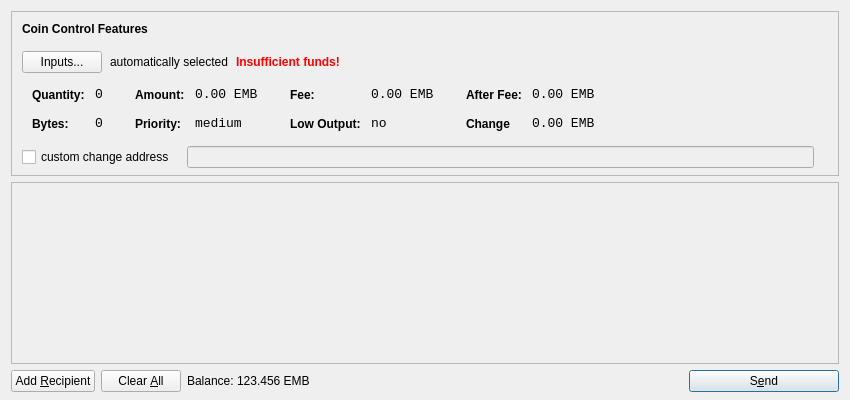
<?xml version="1.0" encoding="UTF-8"?>
<ui version="4.0">
 <class>SendCoinsDialog</class>
 <widget class="QDialog" name="SendCoinsDialog">
  <property name="geometry">
   <rect>
    <x>0</x>
    <y>0</y>
    <width>850</width>
    <height>400</height>
   </rect>
  </property>
  <property name="windowTitle">
   <string>Send Coins</string>
  </property>
  <layout class="QVBoxLayout" name="verticalLayout" stretch="0,1,0">
   <property name="bottomMargin">
    <number>8</number>
   </property>
   <item>
    <widget class="QFrame" name="frameCoinControl">
     <property name="sizePolicy">
      <sizepolicy hsizetype="Expanding" vsizetype="Expanding">
       <horstretch>0</horstretch>
       <verstretch>0</verstretch>
      </sizepolicy>
     </property>
     <property name="maximumSize">
      <size>
       <width>16777215</width>
       <height>16777215</height>
      </size>
     </property>
     <property name="frameShape">
      <enum>QFrame::StyledPanel</enum>
     </property>
     <property name="frameShadow">
      <enum>QFrame::Sunken</enum>
     </property>
     <layout class="QVBoxLayout" name="verticalLayoutCoinControl2">
      <property name="spacing">
       <number>-1</number>
      </property>
      <property name="leftMargin">
       <number>0</number>
      </property>
      <property name="topMargin">
       <number>0</number>
      </property>
      <property name="rightMargin">
       <number>0</number>
      </property>
      <property name="bottomMargin">
       <number>6</number>
      </property>
      <item>
       <layout class="QVBoxLayout" name="verticalLayoutCoinControl" stretch="0,0,0,0,1">
        <property name="spacing">
         <number>0</number>
        </property>
        <property name="leftMargin">
         <number>10</number>
        </property>
        <property name="topMargin">
         <number>10</number>
        </property>
        <item>
         <layout class="QHBoxLayout" name="horizontalLayoutCoinControl1">
          <property name="bottomMargin">
           <number>15</number>
          </property>
          <item>
           <widget class="QLabel" name="labelCoinControlFeatures">
            <property name="sizePolicy">
             <sizepolicy hsizetype="Preferred" vsizetype="Maximum">
              <horstretch>0</horstretch>
              <verstretch>0</verstretch>
             </sizepolicy>
            </property>
            <property name="font">
             <font>
              <weight>75</weight>
              <bold>true</bold>
             </font>
            </property>
            <property name="styleSheet">
             <string notr="true">font-weight:bold;</string>
            </property>
            <property name="text">
             <string>Coin Control Features</string>
            </property>
           </widget>
          </item>
         </layout>
        </item>
        <item>
         <layout class="QHBoxLayout" name="horizontalLayoutCoinControl2" stretch="0,0,0,0">
          <property name="spacing">
           <number>8</number>
          </property>
          <property name="bottomMargin">
           <number>10</number>
          </property>
          <item>
           <widget class="QPushButton" name="pushButtonCoinControl">
            <property name="styleSheet">
             <string notr="true"/>
            </property>
            <property name="text">
             <string>Inputs...</string>
            </property>
           </widget>
          </item>
          <item>
           <widget class="QLabel" name="labelCoinControlAutomaticallySelected">
            <property name="text">
             <string>automatically selected</string>
            </property>
            <property name="margin">
             <number>5</number>
            </property>
           </widget>
          </item>
          <item>
           <widget class="QLabel" name="labelCoinControlInsuffFunds">
            <property name="font">
             <font>
              <weight>75</weight>
              <bold>true</bold>
             </font>
            </property>
            <property name="styleSheet">
             <string notr="true">color:red;font-weight:bold;</string>
            </property>
            <property name="text">
             <string>Insufficient funds!</string>
            </property>
            <property name="margin">
             <number>5</number>
            </property>
           </widget>
          </item>
          <item>
           <spacer name="horizontalSpacerCoinControl">
            <property name="orientation">
             <enum>Qt::Horizontal</enum>
            </property>
            <property name="sizeHint" stdset="0">
             <size>
              <width>40</width>
              <height>1</height>
             </size>
            </property>
           </spacer>
          </item>
         </layout>
        </item>
        <item>
         <widget class="QWidget" name="widgetCoinControl" native="true">
          <property name="sizePolicy">
           <sizepolicy hsizetype="Preferred" vsizetype="Preferred">
            <horstretch>0</horstretch>
            <verstretch>0</verstretch>
           </sizepolicy>
          </property>
          <property name="minimumSize">
           <size>
            <width>0</width>
            <height>0</height>
           </size>
          </property>
          <property name="styleSheet">
           <string notr="true"/>
          </property>
          <layout class="QHBoxLayout" name="horizontalLayoutCoinControl5">
           <property name="margin">
            <number>0</number>
           </property>
           <item>
            <layout class="QHBoxLayout" name="horizontalLayoutCoinControl3" stretch="0,0,0,1">
             <property name="spacing">
              <number>20</number>
             </property>
             <property name="topMargin">
              <number>0</number>
             </property>
             <property name="bottomMargin">
              <number>10</number>
             </property>
             <item>
              <layout class="QFormLayout" name="formLayoutCoinControl1">
               <property name="horizontalSpacing">
                <number>10</number>
               </property>
               <property name="verticalSpacing">
                <number>14</number>
               </property>
               <property name="leftMargin">
                <number>10</number>
               </property>
               <property name="topMargin">
                <number>4</number>
               </property>
               <property name="rightMargin">
                <number>6</number>
               </property>
               <item row="0" column="0">
                <widget class="QLabel" name="labelCoinControlQuantityText">
                 <property name="styleSheet">
                  <string notr="true">font-weight:bold;</string>
                 </property>
                 <property name="text">
                  <string>Quantity:</string>
                 </property>
                 <property name="margin">
                  <number>0</number>
                 </property>
                </widget>
               </item>
               <item row="0" column="1">
                <widget class="QLabel" name="labelCoinControlQuantity">
                 <property name="font">
                  <font>
                   <family>Monospace</family>
                   <pointsize>10</pointsize>
                  </font>
                 </property>
                 <property name="cursor">
                  <cursorShape>IBeamCursor</cursorShape>
                 </property>
                 <property name="contextMenuPolicy">
                  <enum>Qt::ActionsContextMenu</enum>
                 </property>
                 <property name="text">
                  <string>0</string>
                 </property>
                 <property name="margin">
                  <number>0</number>
                 </property>
                 <property name="textInteractionFlags">
                  <set>Qt::LinksAccessibleByMouse|Qt::TextSelectableByKeyboard|Qt::TextSelectableByMouse</set>
                 </property>
                </widget>
               </item>
               <item row="1" column="0">
                <widget class="QLabel" name="labelCoinControlBytesText">
                 <property name="styleSheet">
                  <string notr="true">font-weight:bold;</string>
                 </property>
                 <property name="text">
                  <string>Bytes:</string>
                 </property>
                </widget>
               </item>
               <item row="1" column="1">
                <widget class="QLabel" name="labelCoinControlBytes">
                 <property name="font">
                  <font>
                   <family>Monospace</family>
                   <pointsize>10</pointsize>
                  </font>
                 </property>
                 <property name="cursor">
                  <cursorShape>IBeamCursor</cursorShape>
                 </property>
                 <property name="contextMenuPolicy">
                  <enum>Qt::ActionsContextMenu</enum>
                 </property>
                 <property name="text">
                  <string>0</string>
                 </property>
                 <property name="textInteractionFlags">
                  <set>Qt::LinksAccessibleByMouse|Qt::TextSelectableByKeyboard|Qt::TextSelectableByMouse</set>
                 </property>
                </widget>
               </item>
              </layout>
             </item>
             <item>
              <layout class="QFormLayout" name="formLayoutCoinControl2">
               <property name="horizontalSpacing">
                <number>10</number>
               </property>
               <property name="verticalSpacing">
                <number>14</number>
               </property>
               <property name="leftMargin">
                <number>6</number>
               </property>
               <property name="topMargin">
                <number>4</number>
               </property>
               <property name="rightMargin">
                <number>6</number>
               </property>
               <item row="0" column="0">
                <widget class="QLabel" name="labelCoinControlAmountText">
                 <property name="styleSheet">
                  <string notr="true">font-weight:bold;</string>
                 </property>
                 <property name="text">
                  <string>Amount:</string>
                 </property>
                 <property name="margin">
                  <number>0</number>
                 </property>
                </widget>
               </item>
               <item row="0" column="1">
                <widget class="QLabel" name="labelCoinControlAmount">
                 <property name="font">
                  <font>
                   <family>Monospace</family>
                   <pointsize>10</pointsize>
                  </font>
                 </property>
                 <property name="cursor">
                  <cursorShape>IBeamCursor</cursorShape>
                 </property>
                 <property name="contextMenuPolicy">
                  <enum>Qt::ActionsContextMenu</enum>
                 </property>
                 <property name="text">
                  <string notr="true">0.00 EMB</string>
                 </property>
                 <property name="textInteractionFlags">
                  <set>Qt::LinksAccessibleByMouse|Qt::TextSelectableByKeyboard|Qt::TextSelectableByMouse</set>
                 </property>
                </widget>
               </item>
               <item row="1" column="0">
                <widget class="QLabel" name="labelCoinControlPriorityText">
                 <property name="styleSheet">
                  <string notr="true">font-weight:bold;</string>
                 </property>
                 <property name="text">
                  <string>Priority:</string>
                 </property>
                </widget>
               </item>
               <item row="1" column="1">
                <widget class="QLabel" name="labelCoinControlPriority">
                 <property name="font">
                  <font>
                   <family>Monospace</family>
                   <pointsize>10</pointsize>
                  </font>
                 </property>
                 <property name="cursor">
                  <cursorShape>IBeamCursor</cursorShape>
                 </property>
                 <property name="contextMenuPolicy">
                  <enum>Qt::ActionsContextMenu</enum>
                 </property>
                 <property name="text">
                  <string>medium</string>
                 </property>
                 <property name="textInteractionFlags">
                  <set>Qt::LinksAccessibleByMouse|Qt::TextSelectableByKeyboard|Qt::TextSelectableByMouse</set>
                 </property>
                </widget>
               </item>
              </layout>
             </item>
             <item>
              <layout class="QFormLayout" name="formLayoutCoinControl3">
               <property name="horizontalSpacing">
                <number>10</number>
               </property>
               <property name="verticalSpacing">
                <number>14</number>
               </property>
               <property name="leftMargin">
                <number>6</number>
               </property>
               <property name="topMargin">
                <number>4</number>
               </property>
               <property name="rightMargin">
                <number>6</number>
               </property>
               <item row="0" column="0">
                <widget class="QLabel" name="labelCoinControlFeeText">
                 <property name="styleSheet">
                  <string notr="true">font-weight:bold;</string>
                 </property>
                 <property name="text">
                  <string>Fee:</string>
                 </property>
                 <property name="margin">
                  <number>0</number>
                 </property>
                </widget>
               </item>
               <item row="0" column="1">
                <widget class="QLabel" name="labelCoinControlFee">
                 <property name="font">
                  <font>
                   <family>Monospace</family>
                   <pointsize>10</pointsize>
                  </font>
                 </property>
                 <property name="cursor">
                  <cursorShape>IBeamCursor</cursorShape>
                 </property>
                 <property name="contextMenuPolicy">
                  <enum>Qt::ActionsContextMenu</enum>
                 </property>
                 <property name="text">
                  <string notr="true">0.00 EMB</string>
                 </property>
                 <property name="textInteractionFlags">
                  <set>Qt::LinksAccessibleByMouse|Qt::TextSelectableByKeyboard|Qt::TextSelectableByMouse</set>
                 </property>
                </widget>
               </item>
               <item row="1" column="0">
                <widget class="QLabel" name="labelCoinControlLowOutputText">
                 <property name="styleSheet">
                  <string notr="true">font-weight:bold;</string>
                 </property>
                 <property name="text">
                  <string>Low Output:</string>
                 </property>
                </widget>
               </item>
               <item row="1" column="1">
                <widget class="QLabel" name="labelCoinControlLowOutput">
                 <property name="font">
                  <font>
                   <family>Monospace</family>
                   <pointsize>10</pointsize>
                  </font>
                 </property>
                 <property name="cursor">
                  <cursorShape>IBeamCursor</cursorShape>
                 </property>
                 <property name="contextMenuPolicy">
                  <enum>Qt::ActionsContextMenu</enum>
                 </property>
                 <property name="text">
                  <string>no</string>
                 </property>
                 <property name="textInteractionFlags">
                  <set>Qt::LinksAccessibleByMouse|Qt::TextSelectableByKeyboard|Qt::TextSelectableByMouse</set>
                 </property>
                </widget>
               </item>
              </layout>
             </item>
             <item>
              <layout class="QFormLayout" name="formLayoutCoinControl4">
               <property name="horizontalSpacing">
                <number>10</number>
               </property>
               <property name="verticalSpacing">
                <number>14</number>
               </property>
               <property name="leftMargin">
                <number>6</number>
               </property>
               <property name="topMargin">
                <number>4</number>
               </property>
               <property name="rightMargin">
                <number>6</number>
               </property>
               <item row="0" column="0">
                <widget class="QLabel" name="labelCoinControlAfterFeeText">
                 <property name="styleSheet">
                  <string notr="true">font-weight:bold;</string>
                 </property>
                 <property name="text">
                  <string>After Fee:</string>
                 </property>
                 <property name="margin">
                  <number>0</number>
                 </property>
                </widget>
               </item>
               <item row="0" column="1">
                <widget class="QLabel" name="labelCoinControlAfterFee">
                 <property name="font">
                  <font>
                   <family>Monospace</family>
                   <pointsize>10</pointsize>
                  </font>
                 </property>
                 <property name="cursor">
                  <cursorShape>IBeamCursor</cursorShape>
                 </property>
                 <property name="contextMenuPolicy">
                  <enum>Qt::ActionsContextMenu</enum>
                 </property>
                 <property name="text">
                  <string notr="true">0.00 EMB</string>
                 </property>
                 <property name="textInteractionFlags">
                  <set>Qt::LinksAccessibleByMouse|Qt::TextSelectableByKeyboard|Qt::TextSelectableByMouse</set>
                 </property>
                </widget>
               </item>
               <item row="1" column="0">
                <widget class="QLabel" name="labelCoinControlChangeText">
                 <property name="styleSheet">
                  <string notr="true">font-weight:bold;</string>
                 </property>
                 <property name="text">
                  <string>Change</string>
                 </property>
                </widget>
               </item>
               <item row="1" column="1">
                <widget class="QLabel" name="labelCoinControlChange">
                 <property name="font">
                  <font>
                   <family>Monospace</family>
                   <pointsize>10</pointsize>
                  </font>
                 </property>
                 <property name="cursor">
                  <cursorShape>IBeamCursor</cursorShape>
                 </property>
                 <property name="contextMenuPolicy">
                  <enum>Qt::ActionsContextMenu</enum>
                 </property>
                 <property name="text">
                  <string notr="true">0.00 EMB</string>
                 </property>
                 <property name="textInteractionFlags">
                  <set>Qt::LinksAccessibleByMouse|Qt::TextSelectableByKeyboard|Qt::TextSelectableByMouse</set>
                 </property>
                </widget>
               </item>
              </layout>
             </item>
            </layout>
           </item>
          </layout>
         </widget>
        </item>
        <item>
         <layout class="QHBoxLayout" name="horizontalLayoutCoinControl4" stretch="0,0,0">
          <property name="spacing">
           <number>12</number>
          </property>
          <property name="sizeConstraint">
           <enum>QLayout::SetDefaultConstraint</enum>
          </property>
          <property name="topMargin">
           <number>5</number>
          </property>
          <property name="rightMargin">
           <number>5</number>
          </property>
          <item>
           <widget class="QCheckBox" name="checkBoxCoinControlChange">
            <property name="text">
             <string>custom change address</string>
            </property>
           </widget>
          </item>
          <item>
           <widget class="QLineEdit" name="lineEditCoinControlChange">
            <property name="enabled">
             <bool>false</bool>
            </property>
            <property name="sizePolicy">
             <sizepolicy hsizetype="Expanding" vsizetype="Fixed">
              <horstretch>0</horstretch>
              <verstretch>0</verstretch>
             </sizepolicy>
            </property>
           </widget>
          </item>
          <item>
           <widget class="QLabel" name="labelCoinControlChangeLabel">
            <property name="sizePolicy">
             <sizepolicy hsizetype="Preferred" vsizetype="Expanding">
              <horstretch>0</horstretch>
              <verstretch>0</verstretch>
             </sizepolicy>
            </property>
            <property name="minimumSize">
             <size>
              <width>0</width>
              <height>0</height>
             </size>
            </property>
            <property name="text">
             <string/>
            </property>
            <property name="margin">
             <number>3</number>
            </property>
           </widget>
          </item>
         </layout>
        </item>
        <item>
         <spacer name="verticalSpacerCoinControl">
          <property name="orientation">
           <enum>Qt::Vertical</enum>
          </property>
          <property name="sizeHint" stdset="0">
           <size>
            <width>800</width>
            <height>1</height>
           </size>
          </property>
         </spacer>
        </item>
       </layout>
      </item>
     </layout>
    </widget>
   </item>
   <item>
    <widget class="QScrollArea" name="scrollArea">
     <property name="widgetResizable">
      <bool>true</bool>
     </property>
     <widget class="QWidget" name="scrollAreaWidgetContents">
      <property name="geometry">
       <rect>
        <x>0</x>
        <y>0</y>
        <width>830</width>
        <height>165</height>
       </rect>
      </property>
      <layout class="QVBoxLayout" name="verticalLayout_2">
       <property name="margin">
        <number>0</number>
       </property>
       <item>
        <layout class="QVBoxLayout" name="entries">
         <property name="spacing">
          <number>6</number>
         </property>
        </layout>
       </item>
       <item>
        <spacer name="verticalSpacer">
         <property name="orientation">
          <enum>Qt::Vertical</enum>
         </property>
         <property name="sizeHint" stdset="0">
          <size>
           <width>20</width>
           <height>40</height>
          </size>
         </property>
        </spacer>
       </item>
      </layout>
     </widget>
    </widget>
   </item>
   <item>
    <layout class="QHBoxLayout" name="horizontalLayout">
     <item>
      <widget class="QPushButton" name="addButton">
       <property name="toolTip">
        <string>Send to multiple recipients at once</string>
       </property>
       <property name="text">
        <string>Add &amp;Recipient</string>
       </property>
       <property name="autoDefault">
        <bool>false</bool>
       </property>
      </widget>
     </item>
     <item>
      <widget class="QPushButton" name="clearButton">
       <property name="sizePolicy">
        <sizepolicy hsizetype="Minimum" vsizetype="Fixed">
         <horstretch>0</horstretch>
         <verstretch>0</verstretch>
        </sizepolicy>
       </property>
       <property name="toolTip">
        <string>Remove all transaction fields</string>
       </property>
       <property name="text">
        <string>Clear &amp;All</string>
       </property>
       <property name="autoRepeatDelay">
        <number>300</number>
       </property>
       <property name="autoDefault">
        <bool>false</bool>
       </property>
      </widget>
     </item>
     <item>
      <layout class="QHBoxLayout" name="horizontalLayout_2">
       <property name="spacing">
        <number>3</number>
       </property>
       <item>
        <widget class="QLabel" name="label">
         <property name="sizePolicy">
          <sizepolicy hsizetype="Preferred" vsizetype="Fixed">
           <horstretch>0</horstretch>
           <verstretch>0</verstretch>
          </sizepolicy>
         </property>
         <property name="text">
          <string>Balance:</string>
         </property>
        </widget>
       </item>
       <item>
        <widget class="QLabel" name="labelBalance">
         <property name="sizePolicy">
          <sizepolicy hsizetype="Preferred" vsizetype="Fixed">
           <horstretch>0</horstretch>
           <verstretch>0</verstretch>
          </sizepolicy>
         </property>
         <property name="cursor">
          <cursorShape>IBeamCursor</cursorShape>
         </property>
         <property name="text">
          <string notr="true">123.456 EMB</string>
         </property>
         <property name="textInteractionFlags">
          <set>Qt::LinksAccessibleByMouse|Qt::TextSelectableByKeyboard|Qt::TextSelectableByMouse</set>
         </property>
        </widget>
       </item>
      </layout>
     </item>
     <item>
      <spacer name="horizontalSpacer">
       <property name="orientation">
        <enum>Qt::Horizontal</enum>
       </property>
       <property name="sizeHint" stdset="0">
        <size>
         <width>40</width>
         <height>20</height>
        </size>
       </property>
      </spacer>
     </item>
     <item>
      <widget class="QPushButton" name="sendButton">
       <property name="minimumSize">
        <size>
         <width>150</width>
         <height>0</height>
        </size>
       </property>
       <property name="toolTip">
        <string>Confirm the send action</string>
       </property>
       <property name="text">
        <string>S&amp;end</string>
       </property>
       <property name="icon">
        <iconset resource="../bitcoin.qrc">
         <normaloff>:/icons/send</normaloff>:/icons/send</iconset>
       </property>
       <property name="default">
        <bool>true</bool>
       </property>
      </widget>
     </item>
    </layout>
   </item>
  </layout>
 </widget>
 <resources>
  <include location="../bitcoin.qrc"/>
 </resources>
 <connections/>
</ui>
